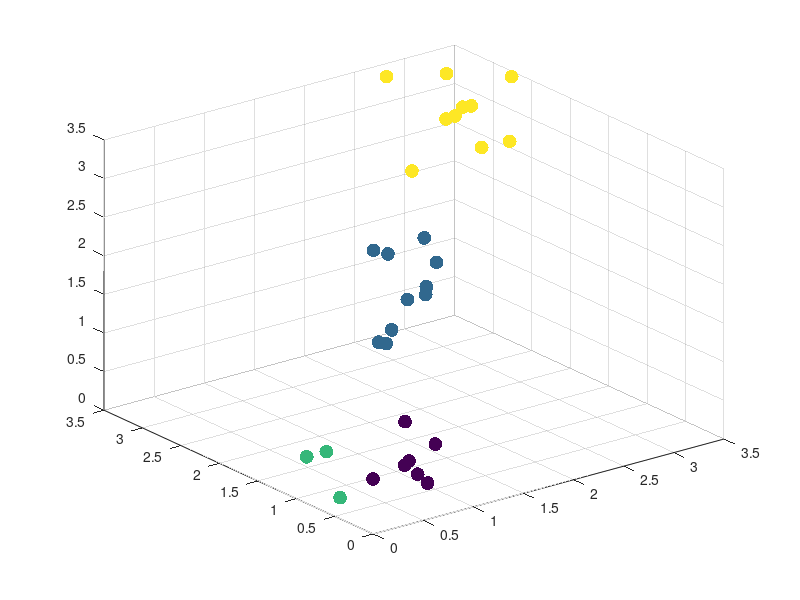

This chart was generated by the following MATLAB code:
clear,close all,clc
rng('default');
X = [gallery('uniformdata', [10 3], 12); ...
	 gallery('uniformdata', [10 3], 13)+1.2; ...
	 gallery('uniformdata', [10 3], 14)+2.5];
% 30x3

T = clusterdata(X, 'maxclust', 4);
% cluster labels 30x1

% For deep computation, 
% you can use Matlab logic comprehension with T.

% Can you give out a objective function 
% --under which we can decide the best number of clusters.

% Fisher algorithm may be a good one. 


scatter3(X(:,1), ...
		 X(:,2), ...
		 X(:,3), ...
		 100, T, 'filled')